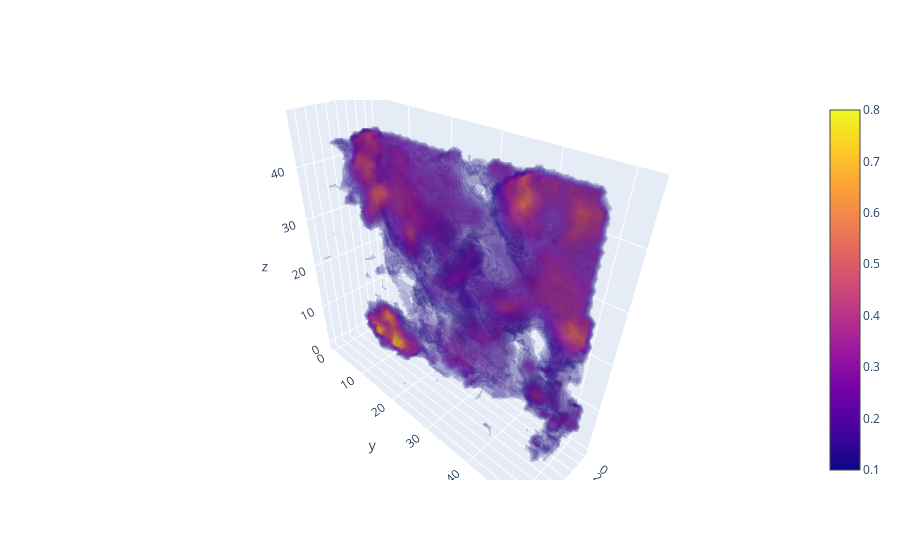

Notebook cell for this chart:
### Code cell
import numpy as np
from astropy.io import fits
import plotly.graph_objs as go


fits_file_path = 'C:/Users/ASUS/Downloads/MC-35_new.fits'
hdulist = fits.open(fits_file_path)
fits_data = hdulist[0].data


fits_data = np.nan_to_num(fits_data, nan=0.0, posinf=np.nanmax(fits_data), neginf=np.nanmin(fits_data))


opacity = np.clip(fits_data / np.max(fits_data), 0, 1)


x, y, z = np.mgrid[:opacity.shape[0], :opacity.shape[1], :opacity.shape[2]]


fig = go.Figure(data=go.Volume(
    x=x.flatten(),
    y=y.flatten(),
    z=z.flatten(),
    value=opacity.flatten(),
    isomin=0.1,  
    isomax=0.8,  
    opacity=0.1,  
    surface_count=25,  
))


fig.show()

### Figure 1 — Plotly figure (JSON) as saved in the notebook; plotly's stock layout.template omitted (floating-point values rounded to 4 significant figures; data arrays with more than 128 entries replaced by an {"elided": "..."} marker saying what was removed)
{"data": [{"isomax": 0.8, "isomin": 0.1, "opacity": 0.1, "surface": {"count": 25}, "type": "volume", "value": {"elided": "41552 float values"}, "x": {"elided": "41552 int values"}, "y": {"elided": "41552 int values"}, "z": {"elided": "41552 int values"}}], "layout": {}}
